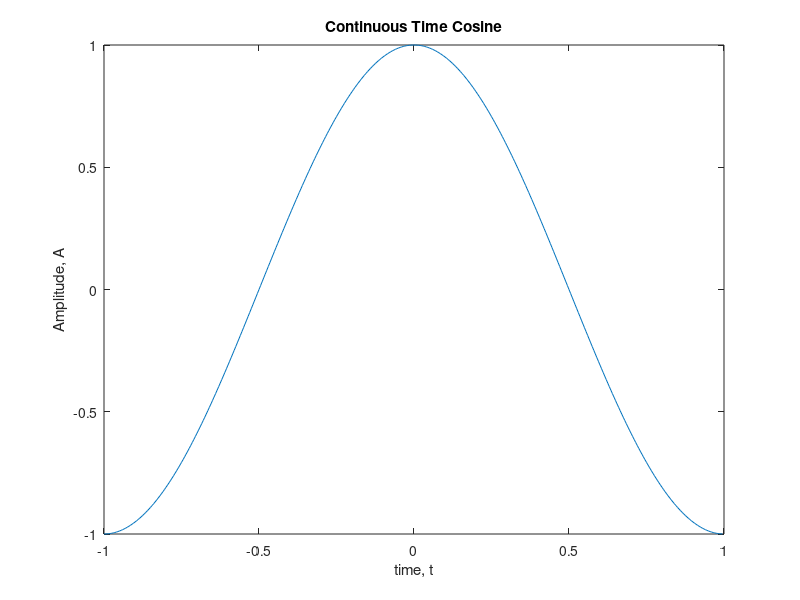

This figure's MATLAB source:
clc 
clear all 
close all
t = -1:0.005:0.995; % time duration of given signal;
xt = cos(2*pi*t/2); % generate signal4
plot(t, xt); % plot signal
xlabel('time, t');
ylabel('Amplitude, A');
title('Continuous Time Cosine');
abs_xt_2 = abs(xt).^2; % take absolute square of signal
T = 2; % length of interval
delta_t = 0.005; % interval duration
pxt = sum(abs_xt_2)*delta_t/T % power of given signal
